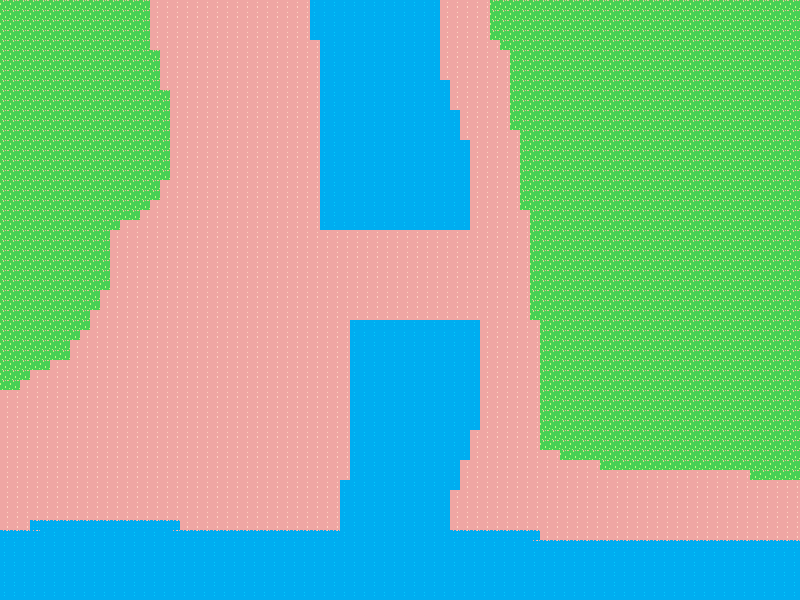

Rendered tile map (Tiled .tmx) drawn with the repository's tilesets; below, a short description and the map source with its tile grids summarised:
An orthogonal 80x60 tile map with 10x10 px tiles, 1 tile layer (Capa de patrones 1).

<map version="1.5" tiledversion="1.7.2" orientation="orthogonal" renderorder="right-down" width="80" height="60" tilewidth="10" tileheight="10" infinite="0" nextlayerid="2" nextobjectid="1">
 <tileset firstgid="1" source="backgroundImage.tsx" />
 <layer id="1" name="Capa de patrones 1" width="80" height="60">
  <data>[4800 cells, 4800 non-empty, 4 distinct tile ids]</data>
 </layer>
</map>
